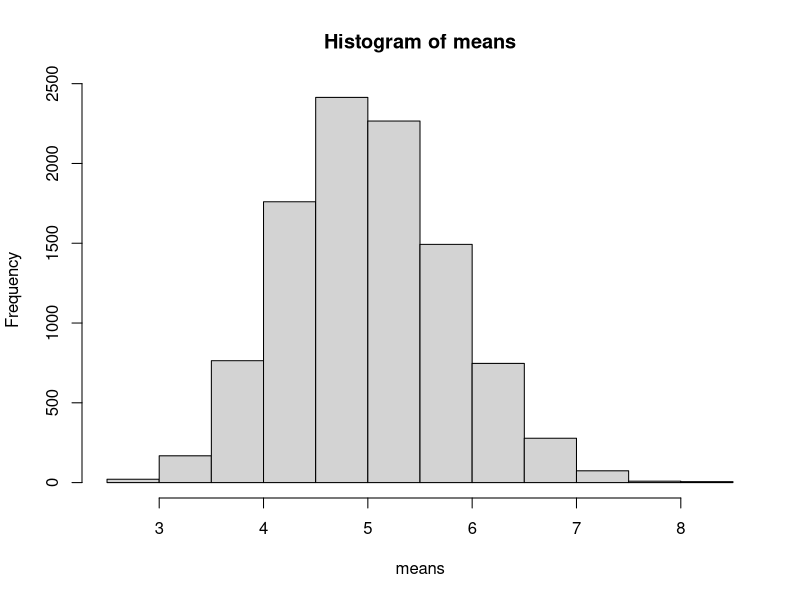
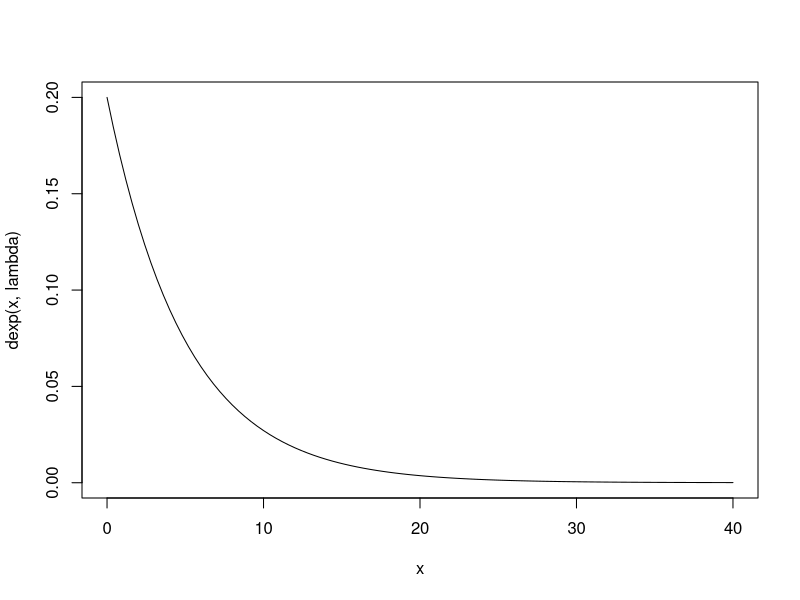
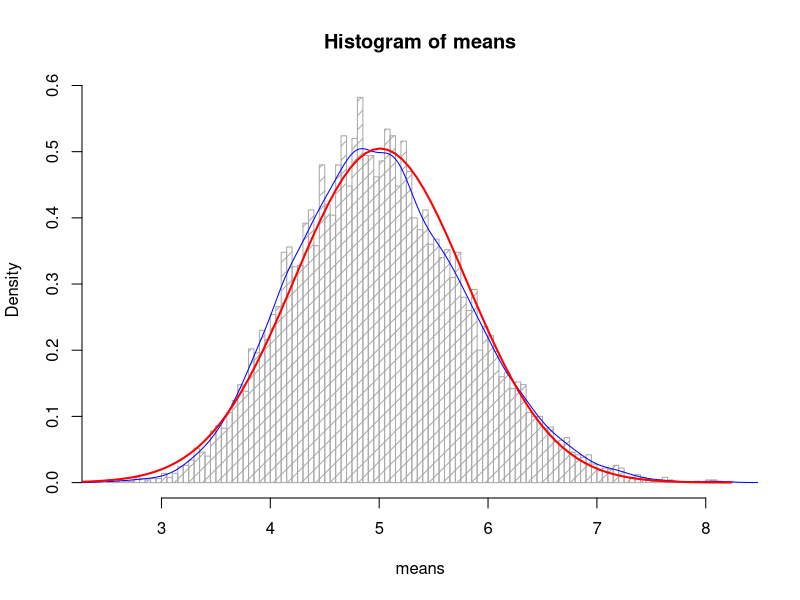
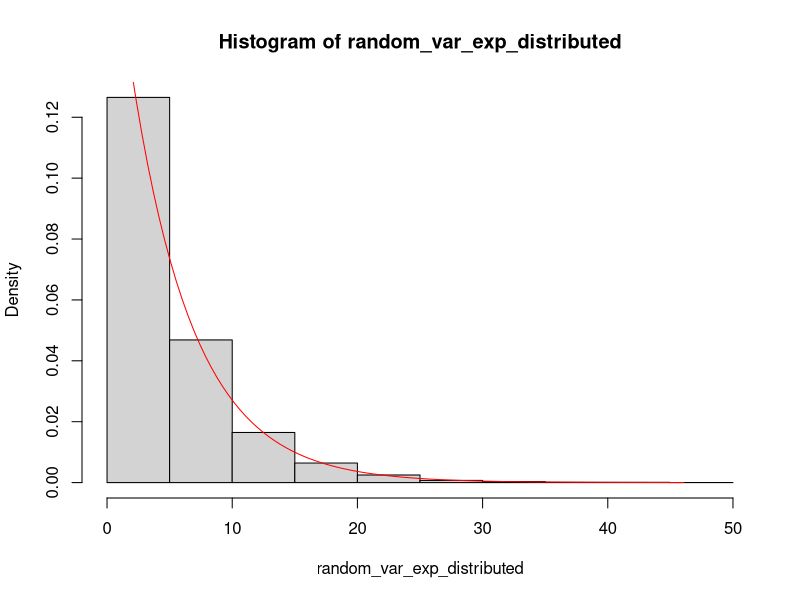
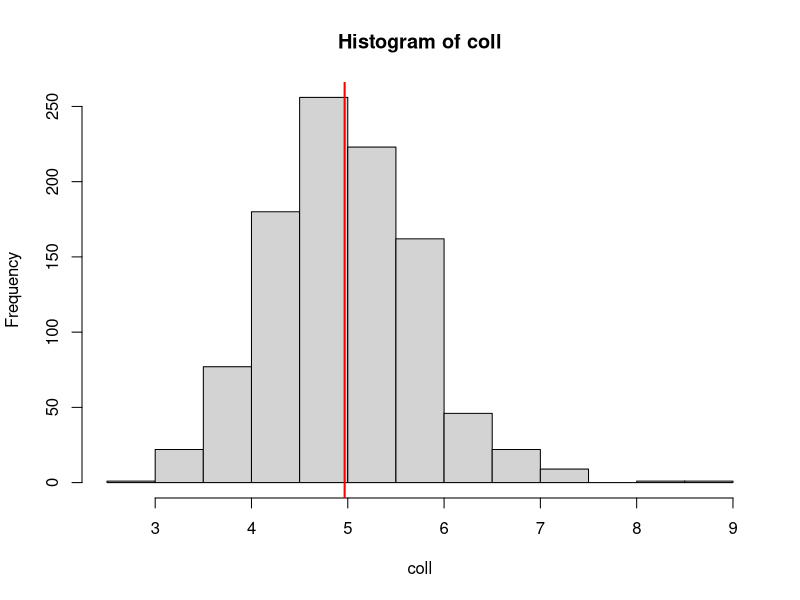

These figures' R source, in order:
set.seed(123456)

lambda = .2
n = 40
number_of_simulations = 10000

# question 1
# get the means for 40 random variables having expontential distributions. collect 1000 samples
# with lambda = .2
means = NULL
for (i in 1:number_of_simulations) means = c(means, mean(rexp(n,lambda)))

# histogram
hist(means)

# calculate sample means
mean(means)

# theoretical means of exponential distribution is 1/lambda
theo_mean = 1/lambda

# question 3
# show variance of average
sample_var <- var(means)
sample_var

# theoretical variance
# the variance of exponential distribution is 1/lambda2
exp_var <- 1/(lambda)^2

# the formula for finding sample variance for the means, n=40
theo_var <-  exp_var/n
theo_var

# question 3
# drawing the distribution for expontential distribution with lambda of 0.2
curve(dexp(x,lambda), 0,n)


# draw the distribution of means 
hist(means , freq = FALSE, density=10, col="darkgray", breaks=90)
lines(density(means), col="blue")
curve(dnorm(x,mean=mean(means),sd=sqrt(var(means))),min(means-1),max(means), add=TRUE, col="red", lwd=2)

# draw the exponential distribution of 1000 simulations having lambda of .2
random_var_exp_distributed = rexp(number_of_simulations, lambda)
hist(random_var_exp_distributed, freq = FALSE)

# draw the theoretical density
curve(dexp(x,.2), min(random_var_exp_distributed),max(random_var_exp_distributed), add=TRUE, col="red")


### other stuff
coll = NULL
for (i in 1:1000) coll = c(coll, mean(rexp(40,.2)))
hist(coll)
abline(v = mean(coll), lwd=2, col="red")

var(rexp(40,.2))
###
